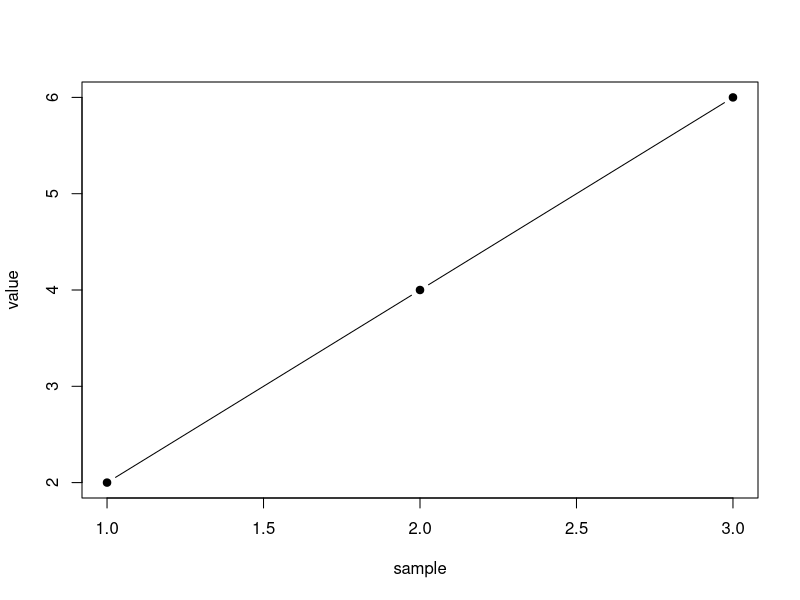

Write the R code that produced this figure.
# ---
# title: Base plot and rich table
# ---

# %%
samples <- data.frame(group = c("a", "b", "c"), value = c(2L, 4L, 6L))
samples

# %%
plot(samples$value, type = "b", pch = 19, xlab = "sample", ylab = "value")

# Expected: a three-row table (a/2, b/4, c/6), followed by a plot with three
# connected points. Plain Rscript writes its plot to Rplots.pdf in the working
# directory; Alder should display the image with the plot cell.
